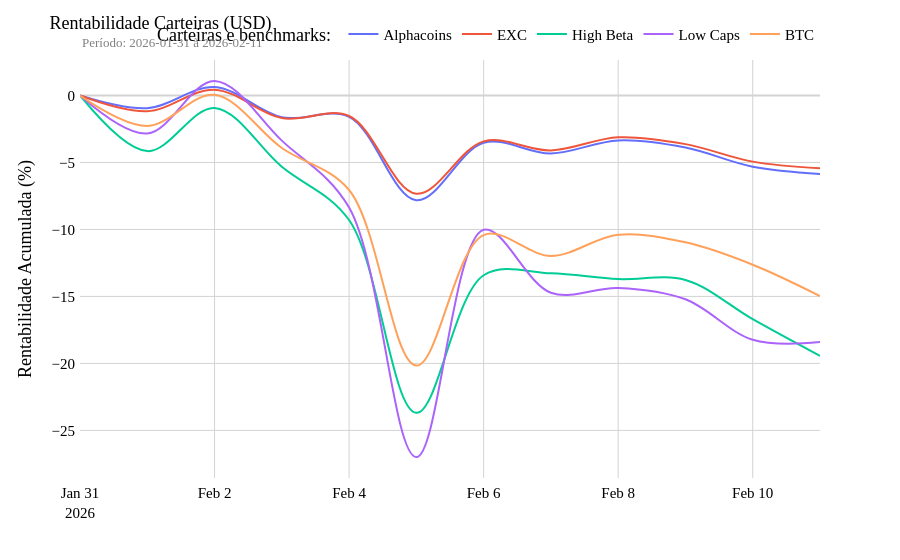
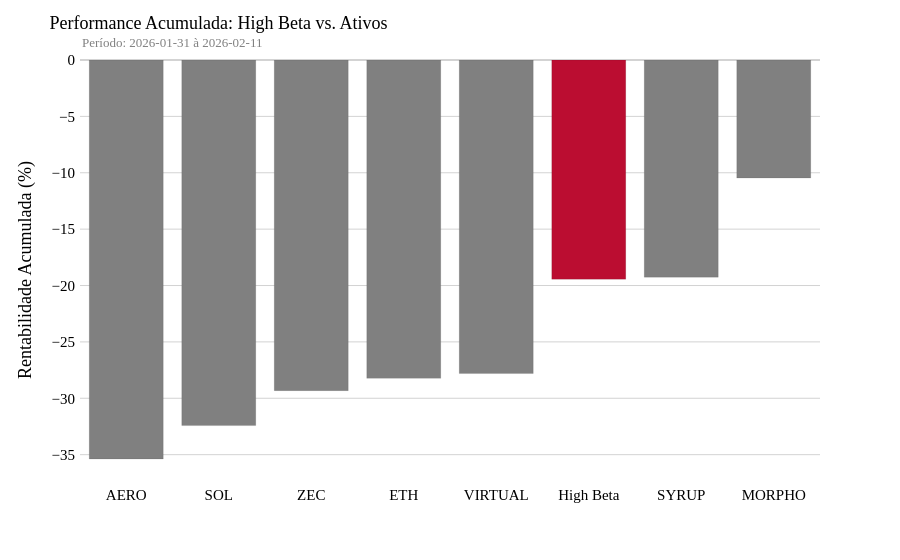
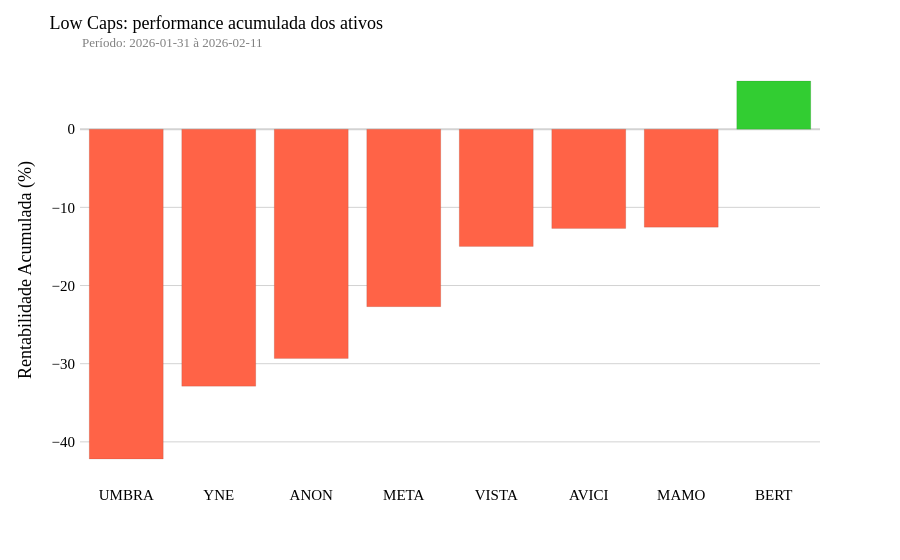

Notebook code for these charts, in order:
### Code cell
# Resultado das carteiras

inicio = '2026-01-31' #2024-12-31 #2017-10-02 #2024-07-30
fim = '2026-02-11'
#fim = (datetime.now() - timedelta(days=1)).date()

plot_carteiras(inicio, fim, ac, exc, hb, lc, brl= False)

#plot_alocacoes(inicio,fim,ac, segmentar=True)
#plot_alocacoes(inicio,fim,exc_simu, segmentar=False)

#plot_decomposicao(inicio, fim, ac, segmentar=True, acumular=True)
#plot_decomposicao(inicio, fim, hb, segmentar=True, acumular=True)
plot_carteira_vs_ativos(inicio, fim, hb)
#plot_ativos(inicio,fim,ac)
#plot_ativos(inicio,fim,hb)
#plot_ativos(inicio,fim,lc)
#plot_dias_pos_neg(inicio, fim, exc, segmentar=True)
#plot_alocacoes(inicio,fim,exc, segmentar=True)

plot_ativos(inicio,fim,lc)
#plot_ativos(inicio,fim,hb_simu)

### Figure 1 — Plotly figure (JSON) as saved in the notebook; plotly's stock layout.template omitted (floating-point values rounded to 4 significant figures)
{"data": [{"hovertemplate": "%{y:.2f}%", "line": {"shape": "spline", "width": 2}, "mode": "lines", "name": "Alphacoins", "type": "scatter", "x": ["2026-01-31T00:00:00.000000", "2026-02-01T00:00:00.000000", "2026-02-02T00:00:00.000000", "2026-02-03T00:00:00.000000", "2026-02-04T00:00:00.000000", "2026-02-05T00:00:00.000000", "2026-02-06T00:00:00.000000", "2026-02-07T00:00:00.000000", "2026-02-08T00:00:00.000000", "2026-02-09T00:00:00.000000", "2026-02-10T00:00:00.000000", "2026-02-11T00:00:00.000000"], "y": [0.0, -0.9485, 0.6337, -1.629, -1.6, -7.821, -3.529, -4.328, -3.352, -3.889, -5.316, -5.853]}, {"hovertemplate": "%{y:.2f}%", "line": {"shape": "spline", "width": 2}, "mode": "lines", "name": "EXC", "type": "scatter", "x": ["2026-01-31T00:00:00.000000", "2026-02-01T00:00:00.000000", "2026-02-02T00:00:00.000000", "2026-02-03T00:00:00.000000", "2026-02-04T00:00:00.000000", "2026-02-05T00:00:00.000000", "2026-02-06T00:00:00.000000", "2026-02-07T00:00:00.000000", "2026-02-08T00:00:00.000000", "2026-02-09T00:00:00.000000", "2026-02-10T00:00:00.000000", "2026-02-11T00:00:00.000000"], "y": [0.0, -1.181, 0.4351, -1.686, -1.531, -7.333, -3.424, -4.097, -3.121, -3.631, -4.937, -5.439]}, {"hovertemplate": "%{y:.2f}%", "line": {"shape": "spline", "width": 2}, "mode": "lines", "name": "High Beta", "type": "scatter", "x": ["2026-01-31T00:00:00.000000", "2026-02-01T00:00:00.000000", "2026-02-02T00:00:00.000000", "2026-02-03T00:00:00.000000", "2026-02-04T00:00:00.000000", "2026-02-05T00:00:00.000000", "2026-02-06T00:00:00.000000", "2026-02-07T00:00:00.000000", "2026-02-08T00:00:00.000000", "2026-02-09T00:00:00.000000", "2026-02-10T00:00:00.000000", "2026-02-11T00:00:00.000000"], "y": [0.0, -4.153, -0.9295, -5.326, -9.297, -23.69, -13.42, -13.28, -13.7, -13.77, -16.7, -19.44]}, {"hovertemplate": "%{y:.2f}%", "line": {"shape": "spline", "width": 2}, "mode": "lines", "name": "Low Caps", "type": "scatter", "x": ["2026-01-31T00:00:00.000000", "2026-02-01T00:00:00.000000", "2026-02-02T00:00:00.000000", "2026-02-03T00:00:00.000000", "2026-02-04T00:00:00.000000", "2026-02-05T00:00:00.000000", "2026-02-06T00:00:00.000000", "2026-02-07T00:00:00.000000", "2026-02-08T00:00:00.000000", "2026-02-09T00:00:00.000000", "2026-02-10T00:00:00.000000", "2026-02-11T00:00:00.000000"], "y": [0.0, -2.838, 1.089, -3.368, -8.366, -26.99, -10.02, -14.72, -14.37, -15.22, -18.24, -18.41]}, {"hovertemplate": "%{y:.2f}%", "line": {"shape": "spline", "width": 2}, "mode": "lines", "name": "BTC", "type": "scatter", "x": ["2026-01-31T00:00:00.000000", "2026-02-01T00:00:00.000000", "2026-02-02T00:00:00.000000", "2026-02-03T00:00:00.000000", "2026-02-04T00:00:00.000000", "2026-02-05T00:00:00.000000", "2026-02-06T00:00:00.000000", "2026-02-07T00:00:00.000000", "2026-02-08T00:00:00.000000", "2026-02-09T00:00:00.000000", "2026-02-10T00:00:00.000000", "2026-02-11T00:00:00.000000"], "y": [0.0, -2.272, 0.0531, -3.921, -7.054, -20.16, -10.42, -11.98, -10.39, -10.96, -12.63, -14.97]}], "layout": {"annotations": [{"font": {"color": "gray", "family": "Georgia", "size": 13}, "showarrow": false, "text": "Período: 2026-01-31 à 2026-02-11", "x": 1e-05, "xref": "paper", "y": 1.065, "yref": "paper"}], "font": {"color": "black", "family": "Georgia", "size": 15}, "hovermode": "x unified", "legend": {"orientation": "h", "title": {"text": "Carteiras e benchmarks: "}, "x": 1, "xanchor": "right", "y": 1.02, "yanchor": "bottom"}, "margin": {"t": 60}, "plot_bgcolor": "white", "title": {"font": {"color": "black", "family": "Georgia", "size": 18}, "text": "Rentabilidade Carteiras (USD)", "x": 0.055, "y": 0.97}, "xaxis": {"gridcolor": "lightgray", "linecolor": "white", "linewidth": 2, "showgrid": true, "showline": true, "title": {"text": ""}, "zerolinecolor": "lightgray"}, "yaxis": {"gridcolor": "lightgray", "linecolor": "white", "linewidth": 2, "showgrid": true, "showline": true, "title": {"text": "Rentabilidade Acumulada (%)"}, "zerolinecolor": "lightgray"}}}

### Figure 2 — Plotly figure (JSON) as saved in the notebook; plotly's stock layout.template omitted (floating-point values rounded to 4 significant figures)
{"data": [{"hoverinfo": "y", "hoverlabel": {"bgcolor": "white", "font": {"family": "Georgia", "size": 12}}, "hovertemplate": "<b>%{x}</b>: %{y:.2f}%<extra></extra>", "marker": {"color": ["gray", "gray", "gray", "gray", "gray", "rgb(187,13,49)", "gray", "gray"], "line": {"color": "rgb(0,0,0,0)", "width": 0.1}}, "showlegend": false, "type": "bar", "x": ["AERO", "SOL", "ZEC", "ETH", "VIRTUAL", "High Beta", "SYRUP", "MORPHO"], "y": [-35.38, -32.42, -29.32, -28.23, -27.81, -19.44, -19.26, -10.47]}], "layout": {"annotations": [{"font": {"color": "gray", "family": "Georgia", "size": 13}, "showarrow": false, "text": "Período: 2026-01-31 à 2026-02-11", "x": 5e-07, "xref": "paper", "y": 1.065, "yref": "paper"}], "font": {"color": "black", "family": "Georgia", "size": 15}, "margin": {"t": 60}, "plot_bgcolor": "white", "title": {"font": {"color": "black", "family": "Georgia", "size": 18}, "text": "Performance Acumulada: High Beta vs. Ativos", "x": 0.055, "y": 0.97}, "xaxis": {"linecolor": "white", "linewidth": 2, "showgrid": false, "showline": true, "title": {"text": ""}}, "yaxis": {"gridcolor": "lightgray", "linecolor": "white", "linewidth": 2, "showgrid": true, "showline": true, "title": {"text": "Rentabilidade Acumulada (%)"}, "zerolinecolor": "lightgray"}}}

### Figure 3 — Plotly figure (JSON) as saved in the notebook; plotly's stock layout.template omitted (floating-point values rounded to 4 significant figures)
{"data": [{"hoverinfo": "y", "hoverlabel": {"bgcolor": "white", "font": {"family": "Georgia", "size": 12}}, "hovertemplate": "<b>%{x}</b>: %{y:.2f}%<extra></extra>", "marker": {"color": ["rgb(255, 99, 71)", "rgb(255, 99, 71)", "rgb(255, 99, 71)", "rgb(255, 99, 71)", "rgb(255, 99, 71)", "rgb(255, 99, 71)", "rgb(255, 99, 71)", "rgb(50, 205, 50)"], "line": {"color": "rgb(0,0,0,0)", "width": 0.1}}, "showlegend": false, "type": "bar", "x": ["UMBRA", "YNE", "ANON", "META", "VISTA", "AVICI", "MAMO", "BERT"], "y": [-42.19, -32.88, -29.34, -22.71, -15.0, -12.7, -12.53, 6.165]}], "layout": {"annotations": [{"font": {"color": "gray", "family": "Georgia", "size": 13}, "showarrow": false, "text": "Período: 2026-01-31 à 2026-02-11", "x": 5e-07, "xref": "paper", "y": 1.065, "yref": "paper"}], "font": {"color": "black", "family": "Georgia", "size": 15}, "margin": {"t": 60}, "plot_bgcolor": "white", "title": {"font": {"color": "black", "family": "Georgia", "size": 18}, "text": "Low Caps: performance acumulada dos ativos", "x": 0.055, "y": 0.97}, "xaxis": {"linecolor": "white", "linewidth": 2, "showgrid": false, "showline": true, "title": {"text": ""}}, "yaxis": {"gridcolor": "lightgray", "linecolor": "white", "linewidth": 2, "showgrid": true, "showline": true, "title": {"text": "Rentabilidade Acumulada (%)"}, "zerolinecolor": "lightgray"}}}
